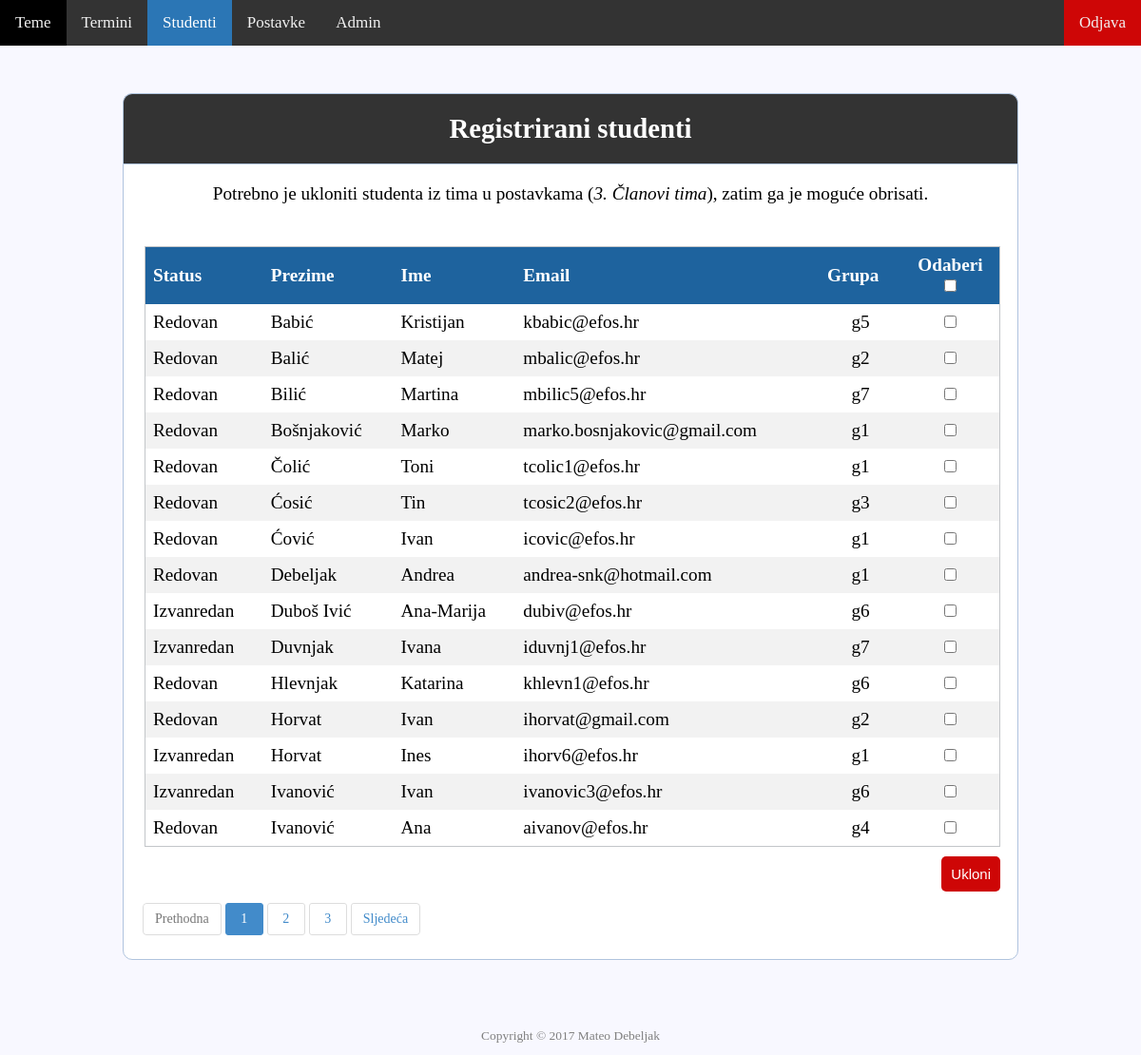
The page /registration/usersAdmin.php (signed in) on the database its author committed.
### tables this page shows
CREATE TABLE `users` (
  `id` int(11) NOT NULL,
  `status` varchar(255) NOT NULL,
  `lname` varchar(255) NOT NULL,
  `fname` varchar(255) NOT NULL,
  `email` varchar(255) NOT NULL,
  `groups` varchar(255) NOT NULL,
  `password` varchar(255) NOT NULL
);

### registration/usersAdmin.php (the view, shortened to what this page needs)
<?php
	include 'server.php';
	$query = $con->prepare("SELECT fname, lname
							FROM admins
							WHERE id = :currentUserId");
	$query->bindParam(":currentUserId", $_SESSION["id"]);
	$query->execute();
	$name = $query->fetch(PDO::FETCH_OBJ);
	$limit = 15;
	if (isset($_GET["page"])) { $page  = $_GET["page"]; } else { $page=1; };
	$start_from = ($page-1) * $limit;
	$sql = "SELECT * FROM users ORDER BY lname ASC LIMIT $start_from, $limit";
	$rs_result = mysqli_query($db, $sql);
	?>
<!DOCTYPE html>
<html>
	<head>
		<link rel="stylesheet" href="dist/simplePagination.css" />
		<link rel="stylesheet" type="text/css" href="style.css" />
	</head>
	<body>
	<div class="topnav" id="myTopnav">
      <a href="topicAdmin.php">Teme</a>
      <a href="datesAdmin.php">Termini</a>
      <a class="active" href="usersAdmin.php">Studenti</a>
      <a href="settingsAdmin.php">Postavke</a>
      <a href="registerAdmin.php">Admin</a>
      <?php  if (isset($_SESSION['username'])) : ?>
	  	<a style="float: right; background-color: #ce0606;" href="settingsAdmin.php?logout='1'">Odjava</a>
	  	<p style="float: right; color: #f2f2f2; text-align: center; padding: 14px 16px; font-size: 17px;"><?php echo $name->fname; echo " "; echo $name->lname;  ?></p>
	  <?php endif ?>
	</div>
	<div class="header-admin" style="width: 900px;">
		<h2>Registrirani studenti</h2>
	</div>
	<div class="content" style="width: 900px;">
		<p align="center"> Potrebno je ukloniti studenta iz tima u postavkama (<i>3. Članovi tima</i>), zatim ga je moguće obrisati. </p><br>
	<div class="container" style="padding-top:20px;">
	<form name="users" action="usersAdmin.php?page=<?php echo $page;?>" method="post" style="display: table; background: transparent; border-color: transparent; padding: 1px; width: 900px;">
	<table>
		<thead>
			<tr>
				<th>Status</th>
				<th>Prezime</th>
				<th>Ime</th>
				<th>Email</th>
				<th>Grupa</th>
				<th style="text-align: center;">Odaberi <br><input type="checkbox" id="cbgroup1_master" onchange="togglecheckboxes(this, 'users[]')"> </th>
			</tr>
		</thead>
		<tbody>
			<?php
			while ($row = mysqli_fetch_assoc($rs_result)) {	?>
	            <tr>
		            <td><?php echo $row["status"]; ?></td>
		            <td><?php echo $row["lname"]; ?></td>
					<td><?php echo $row["fname"]; ?></td>
					<td><?php echo $row["email"]; ?></td>
					<td style="text-align: center;"><?php echo $row["groups"]; ?></td>
		            <td style="text-align: center;"> <input type="checkbox" name="users[]" value="<?php echo $row["id"]; ?>" /> </td>
	            </tr>
			<?php } ?>
		</tbody>
	</table>
	    <div class="input-group" style="float: right;">
	    	<button type="submit" class="delbtn" name="del_users" onclick="return confirm('Sigurno želite obrisati odabrano?')">Ukloni</button>
	    </div>
	</form>
		<?php
		$sql = "SELECT COUNT(id) FROM users";
		$rs_result = mysqli_query($db, $sql);
		$row = mysqli_fetch_row($rs_result);
		$total_records = $row[0];
		$total_pages = ceil($total_records / $limit);
		$pagLink = "<nav><ul class='pagination'>";
		for ($i=1; $i<=$total_pages; $i++) {
		             $pagLink .= "<li><a href='usersAdmin.php?page=".$i."'>".$i."</a></li>";
		};
		echo $pagLink . "</ul></nav>";
		?>
	</div>
	</div>
	</body>
	<footer>
	    <p class="copyright">Copyright &copy; <?php echo date("Y"); ?> Mateo Debeljak</p>
	</footer>
</html>

### registration/style.css (style rules this page uses)
* { margin: 0px; padding: 0px; }
body { font-size: 120%; background: #F8F8FF; }
.header-admin { width: 30%; margin: 50px auto 0px; color: white; background: #333; text-align: center; border: 1px solid #B0C4DE; border-bottom: none; border-radius: 10px 10px 0px 0px; padding: 20px; }
footer { position: relative; height: 100px; width: 100%; }
p.copyright { position: absolute; width: 100%; color: gray; line-height: 40px; font-size: 0.7em; text-align: center; bottom:0; }
form, .content { width: 30%; margin: 0px auto; padding: 20px; border: 1px solid #B0C4DE; background: white; border-radius: 0px 0px 10px 10px; }
a:link { color: #2B76B5; }
.input-group { margin: 10px 0px 10px 0px; }
.delbtn { padding: 10px; font-size: 15px; color: white; background: #ce0606; border: none; border-radius: 5px; float: right; cursor:pointer; }
.topnav { background-color: #333; overflow: hidden; }
.topnav a { float: left; display: block; color: #f2f2f2; text-align: center; padding: 14px 16px; text-decoration: none; font-size: 17px; }
.topnav a.active { background-color: #2B76B5; color: white; }
table { counter-reset: rowNumber; border: 1px solid #c3c6c9; border-collapse: collapse; width: 100%; }
th, td { text-align: left; padding: 8px; }
tr:nth-child(even) { background-color: #f2f2f2 }
th { background-color: #1e639e; color: white; }
table tr:not(:first-child) { counter-increment: rowNumber; }

### rows shown on the page
users: status "Redovan", lname "Babić", fname "Kristijan", email "kbabic@efos.hr", groups "g5"
users: status "Redovan", lname "Balić", fname "Matej", email "mbalic@efos.hr", groups "g2"
users: status "Redovan", lname "Bilić", fname "Martina", email "mbilic5@efos.hr", groups "g7"
users: status "Redovan", lname "Bošnjaković", fname "Marko", email "marko.bosnjakovic@gmail.com", groups "g1"
users: status "Redovan", lname "Čolić", fname "Toni", email "tcolic1@efos.hr", groups "g1"
users: status "Redovan", lname "Ćosić", fname "Tin", email "tcosic2@efos.hr", groups "g3"
users: status "Redovan", lname "Ćović", fname "Ivan", email "icovic@efos.hr", groups "g1"
users: status "Redovan", lname "Debeljak", fname "Andrea", email "andrea-snk@hotmail.com", groups "g1"
users: status "Izvanredan", lname "Duboš Ivić", fname "Ana-Marija", email "dubiv@efos.hr", groups "g6"
users: status "Izvanredan", lname "Duvnjak", fname "Ivana", email "iduvnj1@efos.hr", groups "g7"
users: status "Redovan", lname "Hlevnjak", fname "Katarina", email "khlevn1@efos.hr", groups "g6"
users: status "Redovan", lname "Horvat", fname "Ivan", email "ihorvat@gmail.com", groups "g2"
users: status "Izvanredan", lname "Horvat", fname "Ines", email "ihorv6@efos.hr", groups "g1"
users: status "Izvanredan", lname "Ivanović", fname "Ivan", email "ivanovic3@efos.hr", groups "g6"
users: status "Redovan", lname "Ivanović", fname "Ana", email "aivanov@efos.hr", groups "g4"
